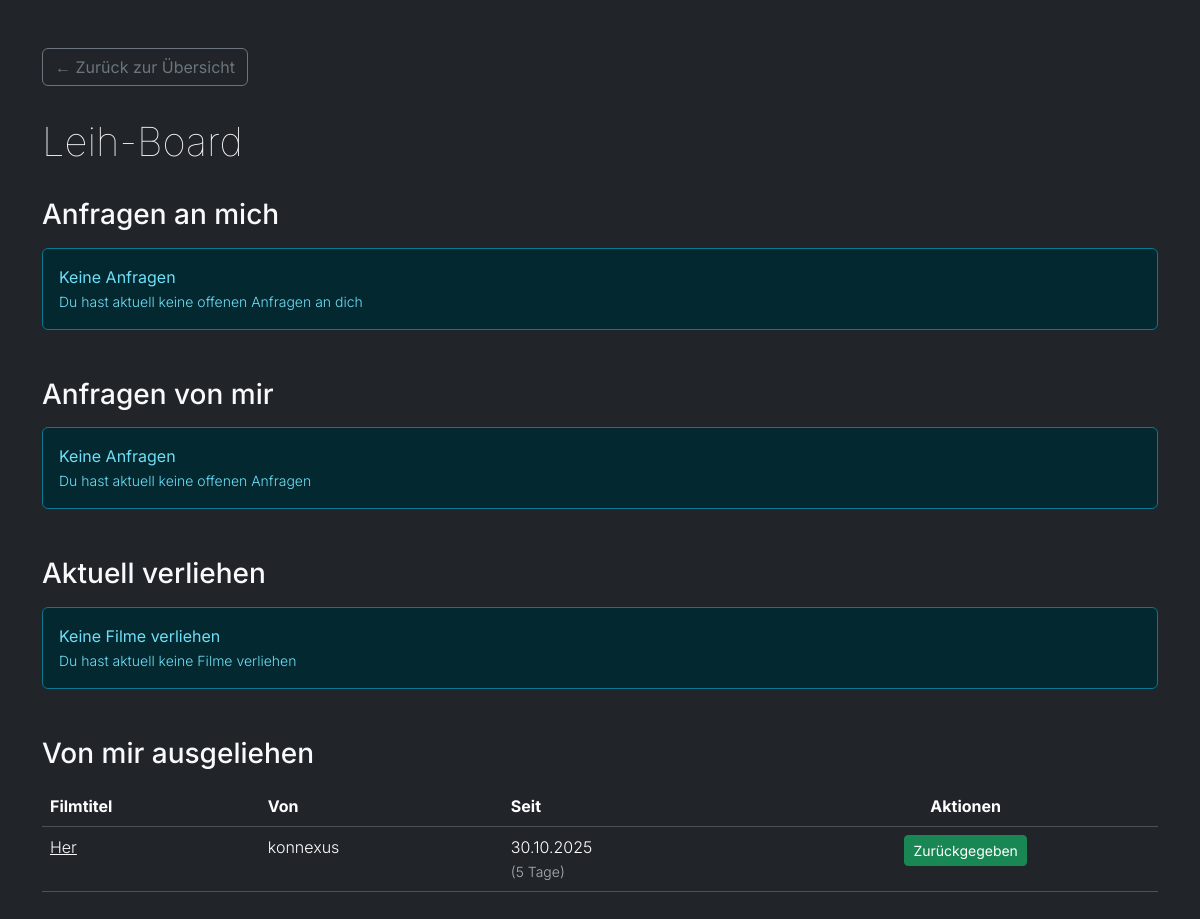
/leihboard (signed in), run on an earlier commit of the app's database.
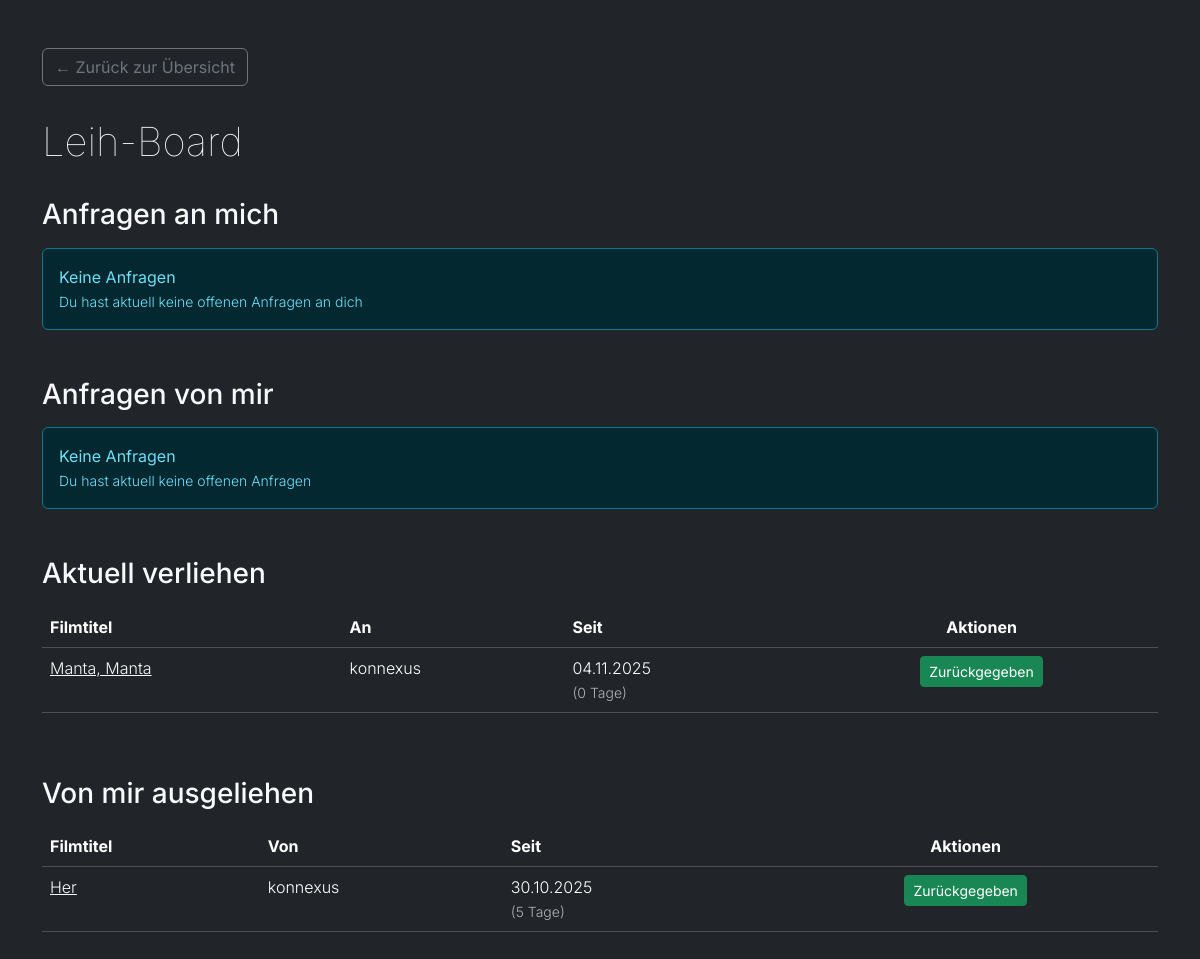
And on a later commit of the database.
### app.py (models this page shows)
class Film(db.Model):
    id = db.Column(db.Integer, primary_key=True)
    title = db.Column(db.String(200), nullable=False)
    year = db.Column(db.Integer)
    beschreibung = db.Column(db.Text)
    tmdb_id = db.Column(db.String(20))
    poster_url = db.Column(db.String(500))
    besitzer = db.Column(db.String(100))
    verliehen_an = db.Column(db.String(100))
    verliehen_seit = db.Column(db.DateTime)
    genres = db.Column(db.String(500))  # Komma-separierte Liste von Genres
    wunschliste = db.Column(db.Boolean, default=True)
    created_at = db.Column(db.DateTime, default=datetime.utcnow)

### app.py (the view)
@app.route('/leihboard')
@login_erforderlich
def leihboard():
    current_user = Benutzer.query.get(session['benutzer_id'])
    requests_to_me = LendingRequest.query.filter_by(owner_id=current_user.id).all()
    requests_to_me = sorted(requests_to_me, key=lambda x: x.borrower.name)
    requests_from_me = LendingRequest.query.filter_by(borrower_id=current_user.id).all()
    requests_from_me = sorted(requests_from_me, key=lambda x: x.owner.name)
    lent_films = Film.query.filter_by(besitzer=current_user.name).filter(Film.verliehen_an.isnot(None)).all()
    lent_films = sorted(lent_films, key=lambda x: x.verliehen_an or "")
    borrowed_films = Film.query.filter_by(verliehen_an=current_user.name).all()
    borrowed_films = sorted(borrowed_films, key=lambda x: x.besitzer or "")
    return render_template('leihboard.html', requests_to_me=requests_to_me, requests_from_me=requests_from_me, lent_films=lent_films, borrowed_films=borrowed_films, datetime=datetime)

### app.py (called while the page is built)
def login_erforderlich(f):
    @wraps(f)
    def decorated_function(*args, **kwargs):
        if "benutzer_id" not in session:
            flash("Du musst dich anmelden", "warning")
            return redirect(url_for("login"))
        return f(*args, **kwargs)
    return decorated_function

@app.context_processor
def inject_user():
    user_admin = False
    if session.get("benutzer_id"):
        user = Benutzer.query.filter_by(id=session.get("benutzer_id")).first()
        user_admin = user.is_admin if user else False
    return dict(session=session, user_admin=user_admin)

### templates/leihboard.html (shortened to what this page needs)
<!DOCTYPE html>
<html lang="de" data-bs-theme="dark">
<head>
    <link href="https://cdn.jsdelivr.net/npm/bootstrap@5.3.2/dist/css/bootstrap.min.css" rel="stylesheet">
</head>
<body class="bg-dark text-light">
    <div class="container py-5">
        <div class="back-button">
            <a href="{{ url_for('index') }}" class="btn btn-outline-secondary">
                ← Zurück zur Übersicht
            </a>
        </div>
        <h1 class="mb-4">Leih-Board</h1>
        <div class="table-container">
            <h3 class="mb-3">Anfragen an mich</h3>
            {% if requests_to_me %}
                <div class="table-responsive">
                    <table class="table table-dark table-hover">
                        <thead>
                            <tr>
                                <th>Filmtitel</th>
                                <th>Von</th>
                                <th class="text-center">Aktionen</th>
                            </tr>
                        </thead>
                        <tbody>
                            {% for request in requests_to_me %}
                                <tr>
                                    <td>
                                        <a href="{{ url_for('film_detail', film_id=request.film.id) }}" class="text-light">
                                            {{ request.film.title }}
                                        </a>
                                    </td>
                                    <td>{{ request.borrower.name }}</td>
                                    <td class="text-center">
                                        <form action="{{ url_for('verleihen', film_id=request.film.id) }}" method="POST" style="display:inline;">
                                            <input type="hidden" name="verliehen_an" value="{{ request.borrower.name }}">
                                            <input type="hidden" name="next" value="leihboard">
                                            <button type="submit" class="btn btn-sm btn-warning" title="Verleihen">
                                                <i class="bi bi-hand-thumbs-up"></i> Verleihen
                                            </button>
                                        </form>
                                        <form action="{{ url_for('delete_lending_request', request_id=request.id) }}" method="POST" style="display:inline;">
                                            <input type="hidden" name="next" value="leihboard">
                                            <button type="submit" class="btn btn-sm btn-outline-danger" onclick="return confirm('Anfrage wirklich löschen?')" title="Anfrage löschen">
                                                Löschen
                                            </button>
                                        </form>
                                    </td>
                                </tr>
                            {% endfor %}
                        </tbody>
                    </table>
                </div>
            {% else %}
                <div class="alert alert-info">
                    <strong>Keine Anfragen</strong><br>
                    <small>Du hast aktuell keine offenen Anfragen an dich</small>
                </div>
            {% endif %}
        </div>
        <div class="table-container mt-5">
            <h3 class="mb-3">Anfragen von mir</h3>
            {% if requests_from_me %}
                <div class="table-responsive">
                    <table class="table table-dark table-hover">
                        <thead>
                            <tr>
                                <th>Filmtitel</th>
                                <th>An</th>
                                <th class="text-center">Aktionen</th>
                            </tr>
                        </thead>
                        <tbody>
                            {% for request in requests_from_me %}
                                <tr>
                                    <td>
                                        <a href="{{ url_for('film_detail', film_id=request.film.id) }}" class="text-light">
                                            {{ request.film.title }}
                                        </a>
                                    </td>
                                    <td>{{ request.owner.name }}</td>
                                    <td class="text-center">
                                        <form action="{{ url_for('delete_lending_request', request_id=request.id) }}" method="POST" style="display:inline;">
                                            <input type="hidden" name="next" value="leihboard">
                                            <button type="submit" class="btn btn-sm btn-outline-danger" onclick="return confirm('Anfrage wirklich löschen?')" title="Anfrage löschen">
                                                Löschen
                                            </button>
                                        </form>
                                    </td>
                                </tr>
                            {% endfor %}
                        </tbody>
                    </table>
                </div>
            {% else %}
                <div class="alert alert-info">
                    <strong>Keine Anfragen</strong><br>
                    <small>Du hast aktuell keine offenen Anfragen</small>
                </div>
            {% endif %}
        </div>
        <div class="table-container mt-5">
            <h3 class="mb-3">Aktuell verliehen</h3>
            {% if lent_films %}
                <div class="table-responsive">
                    <table class="table table-dark table-hover">
                        <thead>
                            <tr>
                                <th>Filmtitel</th>
                                <th>An</th>
                                <th>Seit</th>
                                <th class="text-center">Aktionen</th>
                            </tr>
                        </thead>
                        <tbody>
                            {% for film in lent_films %}
                                <tr>
                                    <td>
                                        <a href="{{ url_for('film_detail', film_id=film.id) }}" class="text-light">
                                            {{ film.title }}
                                        </a>
                                    </td>
                                    <td>{{ film.verliehen_an }}</td>
                                    <td>
                                        {{ film.verliehen_seit.strftime('%d.%m.%Y') }}<br>
                                        <small class="text-muted">({{ (datetime.now() - film.verliehen_seit).days }} Tage)</small>
                                    </td>
                                    <td class="text-center">
                                        <form action="{{ url_for('zurueckgeben', film_id=film.id) }}" method="POST" style="display:inline;">
                                            <button type="submit" class="btn btn-sm btn-success" title="Film zurückgeben">
                                                Zurückgegeben
                                            </button>
                                        </form>
                                    </td>
                                </tr>
                            {% endfor %}
                        </tbody>
                    </table>
                </div>
            {% else %}
                <div class="alert alert-info">
                    <strong>Keine Filme verliehen</strong><br>
                    <small>Du hast aktuell keine Filme verliehen</small>
                </div>
            {% endif %}
        </div>
        <div class="table-container mt-5">
            <h3 class="mb-3">Von mir ausgeliehen</h3>
            {% if borrowed_films %}
                <div class="table-responsive">
                    <table class="table table-dark table-hover">
                        <thead>
                            <tr>
                                <th>Filmtitel</th>
                                <th>Von</th>
                                <th>Seit</th>
                                <th class="text-center">Aktionen</th>
                            </tr>
                        </thead>
                        <tbody>
                            {% for film in borrowed_films %}
                                <tr>
                                    <td>
                                        <a href="{{ url_for('film_detail', film_id=film.id) }}" class="text-light">
                                            {{ film.title }}
                                        </a>
                                    </td>
                                    <td>{{ film.besitzer }}</td>
                                    <td>
                                        {{ film.verliehen_seit.strftime('%d.%m.%Y') }}<br>
                                        <small class="text-muted">({{ (datetime.now() - film.verliehen_seit).days }} Tage)</small>
                                    </td>
                                    <td class="text-center">
                                        <form action="{{ url_for('zurueckgeben', film_id=film.id) }}" method="POST" style="display:inline;">
                                            <button type="submit" class="btn btn-sm btn-success" title="Film zurückgegeben">
                                                Zurückgegeben
                                            </button>
                                        </form>
                                    </td>
                                </tr>
                            {% endfor %}
                        </tbody>
                    </table>
                </div>
            {% else %}
                <div class="alert alert-info">
                    <strong>Keine Filme ausgeliehen</strong><br>
                    <small>Du hast aktuell keine Filme von anderen geliehen</small>
                </div>
            {% endif %}
        </div>
    </div>
</body>
</html>

### templates/leihboard.html (style rules this page uses)
body { font-family: 'Inter', sans-serif; font-weight: 300; }
h1 { font-weight: 100; }
.back-button { margin-bottom: 2rem; }
.table-container { margin-top: 2rem; }

What changed in the data, as far as the page shows it:
added Film: title "Manta, Manta", verliehen_an "konnexus", verliehen_seit "04.11.2025", shown under "Aktuell verliehen"
Also different on the page:
text no longer shown: "Keine Filme verliehen Du hast aktuell keine Filme verliehen"
text now shown: "Filmtitel An Seit Aktionen"
